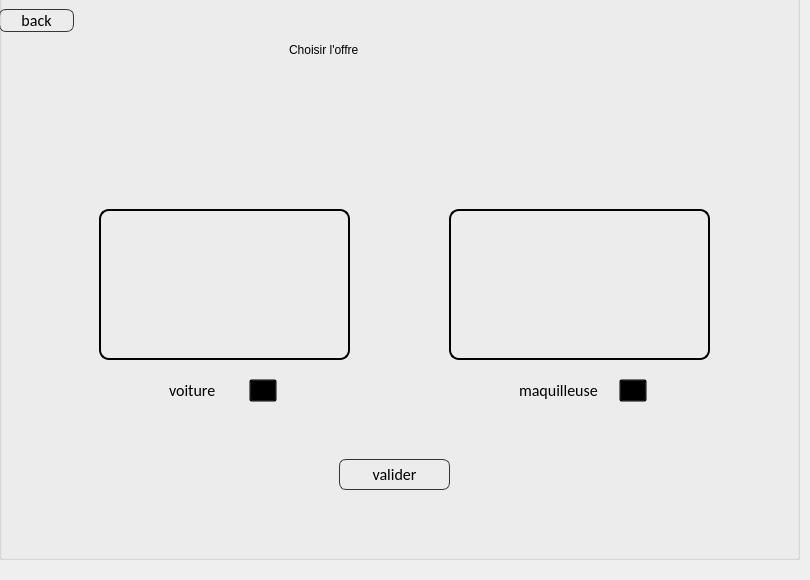
      <widget class="QWidget" name="choisir_offre">
       <widget class="QGroupBox" name="groupBox_10">
        <property name="geometry">
         <rect>
          <x>-1</x>
          <y>-11</y>
          <width>801</width>
          <height>571</height>
         </rect>
        </property>
        <property name="styleSheet">
         <string notr="true">background:transparent;</string>
        </property>
        <property name="title">
         <string/>
        </property>
        <widget class="QFrame" name="frame_6">
         <property name="geometry">
          <rect>
           <x>100</x>
           <y>220</y>
           <width>251</width>
           <height>151</height>
          </rect>
         </property>
         <property name="styleSheet">
          <string notr="true">image: url(:/IMG_4114.png);
	background: transparent;
	border-style:solid;
	border-radius:10px;
	border-width:2px;
</string>
         </property>
         <property name="frameShape">
          <enum>QFrame::StyledPanel</enum>
         </property>
         <property name="frameShadow">
          <enum>QFrame::Raised</enum>
         </property>
        </widget>
        <widget class="QLabel" name="label_20">
         <property name="geometry">
          <rect>
           <x>290</x>
           <y>40</y>
           <width>261</width>
           <height>41</height>
          </rect>
         </property>
         <property name="styleSheet">
          <string notr="true">font: 28pt &quot;Allura&quot;;
color: rgb(0, 0, 0);</string>
         </property>
         <property name="text">
          <string>Choisir l'offre</string>
         </property>
        </widget>
        <widget class="QFrame" name="frame_7">
         <property name="geometry">
          <rect>
           <x>450</x>
           <y>220</y>
           <width>261</width>
           <height>151</height>
          </rect>
         </property>
         <property name="styleSheet">
          <string notr="true">image: url(:/IMG_4110.png);
	background: transparent;
	border-style:solid;
	border-radius:10px;
	border-width:2px;
</string>
         </property>
         <property name="frameShape">
          <enum>QFrame::StyledPanel</enum>
         </property>
         <property name="frameShadow">
          <enum>QFrame::Raised</enum>
         </property>
        </widget>
        <widget class="QToolButton" name="toolButton_5">
         <property name="geometry">
          <rect>
           <x>250</x>
           <y>390</y>
           <width>28</width>
           <height>23</height>
          </rect>
         </property>
         <property name="text">
          <string>...</string>
         </property>
        </widget>
        <widget class="QToolButton" name="toolButton_6">
         <property name="geometry">
          <rect>
           <x>620</x>
           <y>390</y>
           <width>28</width>
           <height>23</height>
          </rect>
         </property>
         <property name="text">
          <string>...</string>
         </property>
        </widget>
        <widget class="QCheckBox" name="checkBox">
         <property name="geometry">
          <rect>
           <x>150</x>
           <y>390</y>
           <width>83</width>
           <height>22</height>
          </rect>
         </property>
         <property name="styleSheet">
          <string notr="true">
	background: transparent;
	border-style:solid;
	

border-color: rgb(50, 53, 57);
	color:rgb(0,0,0);
	font-size:16px;
font-family:Calibri;

</string>
         </property>
         <property name="text">
          <string>voiture</string>
         </property>
        </widget>
        <widget class="QCheckBox" name="checkBox_2">
         <property name="geometry">
          <rect>
           <x>500</x>
           <y>390</y>
           <width>111</width>
           <height>22</height>
          </rect>
         </property>
         <property name="styleSheet">
          <string notr="true">
	background: transparent;
	border-style:solid;
	

border-color: rgb(50, 53, 57);
	color:rgb(0,0,0);
	font-size:16px;
font-family:Calibri;


</string>
         </property>
         <property name="text">
          <string>maquilleuse</string>
         </property>
        </widget>
        <widget class="QPushButton" name="pushButton_30">
         <property name="geometry">
          <rect>
           <x>340</x>
           <y>470</y>
           <width>111</width>
           <height>31</height>
          </rect>
         </property>
         <property name="styleSheet">
          <string notr="true">
QPushButton
{
	background: transparent;
	border-style:solid;
	border-radius:7px;
	border-width:1px;
border-color: rgb(50, 53, 57);
	color:rgb(0,0,0);
	font-size:16px;
font-family:Calibri;
}

QPushButton:hover
{
	background-color: #00000000;
	border-color: rgb(30, 227, 0);
	/*color:rgb(30, 227, 0);*/
}

QPushButton:focus
{
	background-color:  rgb(30, 227, 0);
	border-color: rgba(30, 227, 0,0);
	color:rgb(255, 255, 255);
}
</string>
         </property>
         <property name="text">
          <string>valider</string>
         </property>
        </widget>
        <widget class="QPushButton" name="pushButton_32">
         <property name="geometry">
          <rect>
           <x>0</x>
           <y>20</y>
           <width>75</width>
           <height>23</height>
          </rect>
         </property>
         <property name="styleSheet">
          <string notr="true">
QPushButton
{
	background: transparent;
	border-style:solid;
	border-radius:7px;
	border-width:1px;
border-color: rgb(50, 53, 57);
	color:rgb(0,0,0);
	font-size:16px;
font-family:Calibri;
}

QPushButton:hover
{
	background-color: #00000000;
	border-color: rgb(30, 227, 0);
	/*color:rgb(30, 227, 0);*/
}

QPushButton:focus
{
	background-color:  rgb(30, 227, 0);
	border-color: rgba(30, 227, 0,0);
	color:rgb(255, 255, 255);
}
</string>
         </property>
         <property name="text">
          <string>back</string>
         </property>
        </widget>
       </widget>
      </widget>
